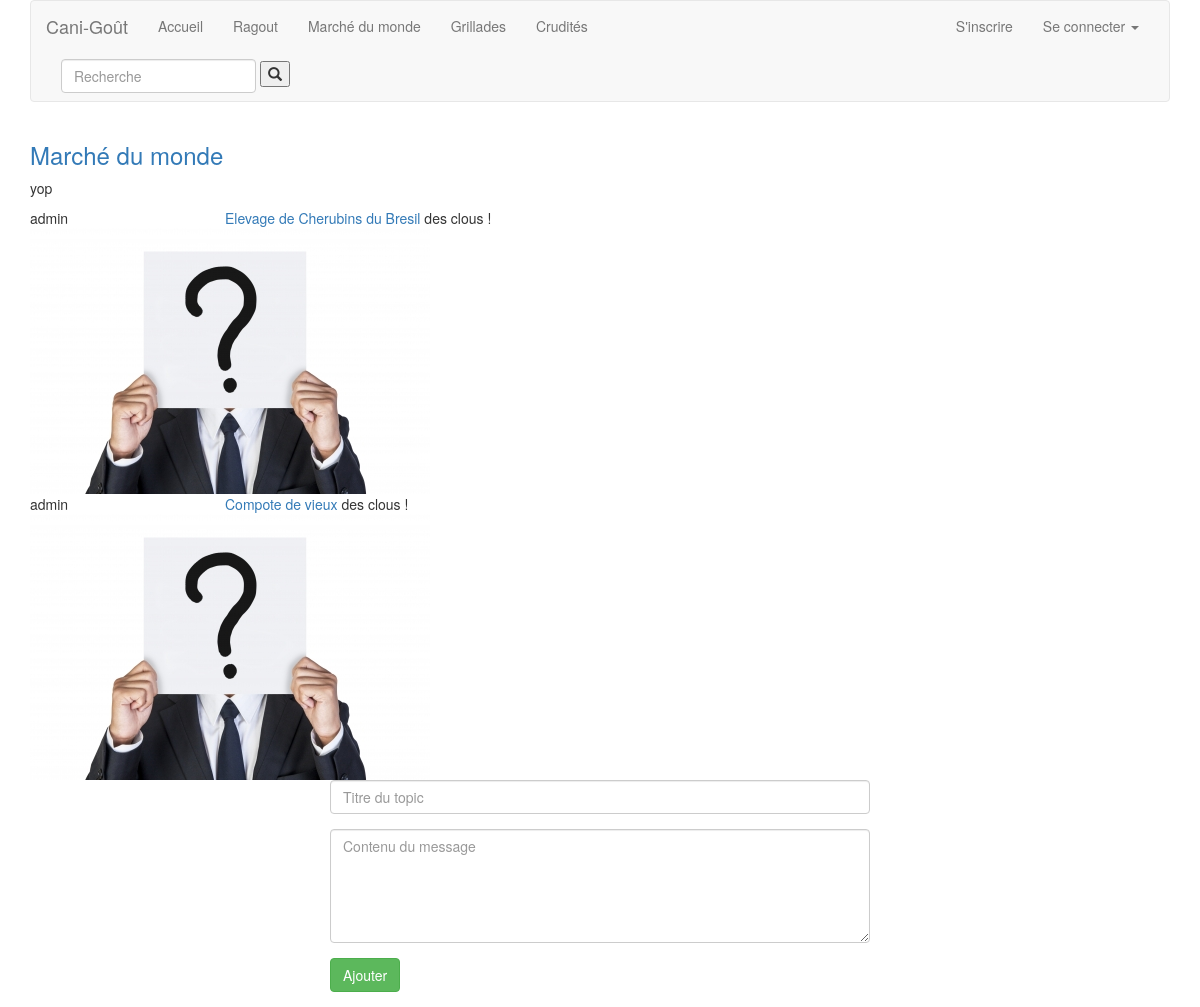
Screenshot of /category/Marché du monde with the database file from the repository.
### tables this page shows
CREATE TABLE IF NOT EXISTS `category` (
  `id` int(11) NOT NULL AUTO_INCREMENT,
  `name` varchar(512) NOT NULL,
  `description` varchar(4096) NOT NULL,
  PRIMARY KEY (`id`),
  UNIQUE KEY `name` (`name`)
);

CREATE TABLE IF NOT EXISTS `topic` (
  `id` int(11) NOT NULL AUTO_INCREMENT,
  `name` varchar(1024) NOT NULL,
  `id_category` int(11) NOT NULL,
  `id_user` int(11) NOT NULL,
  PRIMARY KEY (`id`),
  KEY `id_category` (`id_category`),
  KEY `id_user` (`id_user`)
);

CREATE TABLE IF NOT EXISTS `user` (
  `id` int(11) NOT NULL AUTO_INCREMENT,
  `login` varchar(256) NOT NULL,
  `email` varchar(512) NOT NULL,
  `password` varchar(512) NOT NULL,
  `avatar` varchar(1024) NOT NULL,
  `birthdate` timestamp NULL DEFAULT NULL,
  `description` varchar(1024) NOT NULL,
  `id_permission` int(11) NOT NULL DEFAULT '3',
  `date_register` timestamp NOT NULL DEFAULT CURRENT_TIMESTAMP,
  PRIMARY KEY (`id`),
  UNIQUE KEY `login` (`login`,`email`),
  KEY `id_permission` (`id_permission`)
);

### models/CategoryManager.class.php (called while the page is built, shortened)
<?php
class CategoryManager
{
	private $link;
	public function __construct($link){
		$this->link = $link;
	}
	public function selectByName($category_name){
		$request = "SELECT * FROM category WHERE name='".$category_name."'";
		$res = mysqli_query($this->link, $request);
		if($res){
			$category = mysqli_fetch_object($res, 'Category', array($this->link));
			return $category;
		}else{
			throw new Exception("Erreur : Votre requête n'a pas abouti.");
		}
	}
	public function selectAll(){
		$request = "SELECT * FROM category";
		$res = mysqli_query($this->link, $request);
		if($res){
			$resultat = array();
			while ($category = mysqli_fetch_object($res, 'Category', array($this->link)))
			{
				$resultat[] = $category;
			}
			return $resultat;
		}else{
			throw new Exception("Erreur : Votre requête n'a pas abouti.");
		}
	}
}
?>

### apps/navbar.php (called while the page is built, shortened)
<?php
require('views/navbar.phtml');
?>

### apps/header.php (called while the page is built)
<?php
require('views/header.phtml');
?>

### apps/skel.php (called while the page is built)
<?php
require('./views/skel.phtml');
?>

### models/Category.class.php (called while the page is built, shortened)
<?php
class Category{
	private $id;
	private $name;
	private $link;
	public function __construct($link)
	{
		$this->link = $link;
	}
	public function getName(){
		return $this->name;
	}
	public function selectAll()
		{
			$request="SELECT * FROM topic WHERE id_category='".$this->id."'";
			$res=mysqli_query($this->link, $request);
			if($res)
			{
				$listTopic=array();
				while($topic=mysqli_fetch_object($res, 'Topic', array($this->link)))
				{
					$listTopic[]=$topic;
				}
				return $listTopic;
			}
			else
			{
				throw new Exception("Erreur : Votre requête n'a pas abouti.");
			}
		}
}
?>

### apps/category.php (called while the page is built, shortened)
<?php
$manager = new CategoryManager($link);
$category = $manager->selectByName($_GET['category']);
require('views/listCat.phtml');
?>

### apps/content.php (called while the page is built)
<?php
require('./views/content.phtml');
?>

### models/Topic.class.php (called while the page is built, shortened)
<?php
class Topic{
private $name;
private $id_user;
private $link;
public function __construct($link)
{
	$this->link=$link;
}
	public function getName()
	{
		return $this->name;
	}
	public function getAuthor()
	{
		$manager = new UserManager($this->link);
		$author = $manager->selectById($this->id_user);
		return $author;
	}
}
?>

### models/UserManager.class.php (called while the page is built, shortened)
<?php
class UserManager
{
	private $link;
	public function __construct($link)
	{
		$this->link = $link;
	}
	public function selectById($id)
	{
		$request = "SELECT * FROM user WHERE id='".intval($id)."'";
		$res = mysqli_query($this->link, $request);
		$user = mysqli_fetch_object($res, 'User', array($this->link));
		if($user==null)
		{
			throw new Exception("Erreur : Cet identifiant n'existe pas.");
		}
		else
		{
			return $user;
		}
	}
}
?>

### models/User.class.php (called while the page is built, shortened)
<?php
class User{
	private $login;
	private $avatar;
	public function getLogin(){
		return $this->login;
	}
	public function getAvatar(){
		return $this->avatar;
	}
}
?>

### views/navbar-category.phtml (the view)
<li><a href="category/<?=htmlentities($category->getName())?>"><?=ucfirst(htmlentities($category->getName()))?></a></li>

### apps/display-navbar-categories.php
<?php
$manager = new CategoryManager($link);
try
{
	$categories = $manager-> selectAll();
	$i=0;
	while($i < count($categories))
	{
		$category = $categories[$i];
		require('views/navbar-category.phtml');
		$i++;
	}
}
catch(Exception $exception)
{
 header('Location:error');
}
?>

### views/listCat.phtml
<div class="row forum">
	<div class="col-xs-12">
		<h3><a href="category/<?=htmlentities($category->getName())?>"><?=$category->getName()?></a></h3>
		<p>yop</p>
		<?php require ('apps/display-listTopics.php');?>
	</div>
</div>
<?php if($page != "home"){ ?>
<div class="wrapper-topic-form-add">
	<?php require('views/display-category-topic-form-add.phtml');?>
</div>
<?php } ?>

### apps/display-listTopics.php
<?php
$listTopics=$category->selectAll();
foreach($listTopics as $topic)
{
	require('views/listTopic.phtml');
}
?>

### views/listTopic.phtml
<div class="row forum">
	<div class="col-lg-2 col-md-2 col-sm-2 col-xs-12 autor">
	<?=htmlentities($topic->getAuthor()->getLogin())?>
	<img src="public/img/<?=htmlentities($topic->getAuthor()->getAvatar())?>" alt="">
	</div>
	<div class="col-lg-6 col-md-6 col-sm-6 col-xs-12 rules">
		<a href="<?=htmlentities($category->getName().'/'.$topic->getName())?>">
		<?=htmlentities($topic->getName())?>
		</a>
		des clous !
	</div>
	<div class="col-lg-4 col-md-4 col-sm-4 col-xs-12 infolastpost">
	</div>
</div>

### rows the page displays
category: name "Ragout"
category: name "Marché du monde"
category: name "Grillades"
category: name "Crudités"
topic: id_user.login "admin", id_user.avatar (picture), name "Elevage de Cherubins du Bresil"
topic: id_user.login "admin", id_user.avatar (picture), name "Compote de vieux"
